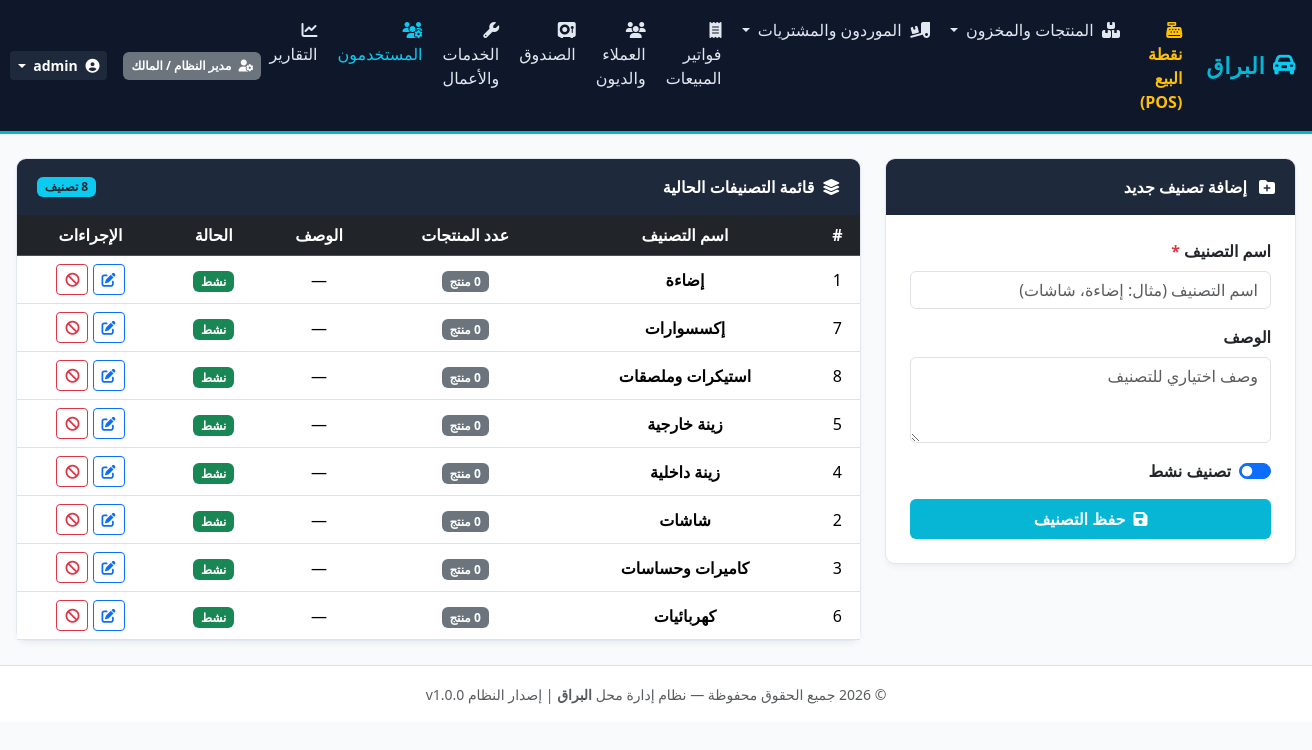
The app's page /catalog/categories/ (signed in) with its own data.
### apps/accounts/models.py (models this page shows, shortened)
class User(AbstractUser):
    role = models.CharField(
        max_length=30,
        choices=UserRole.choices,
        default=UserRole.CASHIER,
        verbose_name=_('الدور / الصلاحية')
    )
    phone = models.CharField(
        max_length=20,
        blank=True,
        null=True,
        verbose_name=_('رقم الهاتف')
    )
    created_at = models.DateTimeField(auto_now_add=True, verbose_name=_('تاريخ الإنشاء'))
    updated_at = models.DateTimeField(auto_now=True, verbose_name=_('تاريخ التحديث'))
    class Meta:
        verbose_name = _('مستخدم')
        verbose_name_plural = _('المستخدمون')
        ordering = ['-id']

### apps/products/models.py (models this page shows, shortened)
class Category(models.Model):
    name = models.CharField(max_length=100, unique=True, verbose_name=_('اسم التصنيف'))
    description = models.TextField(blank=True, null=True, verbose_name=_('وصف التصنيف'))
    is_active = models.BooleanField(default=True, verbose_name=_('فعال'))
    created_at = models.DateTimeField(auto_now_add=True, verbose_name=_('تاريخ الإنشاء'))
    class Meta:
        verbose_name = _('تصنيف')
        verbose_name_plural = _('التصنيفات')
        ordering = ['name']

### apps/products/views.py (the view)
# urls.py: path('categories/', views.category_list_view, name='category_list'),
@login_required
@role_required(UserRole.SHIFT_SUPERVISOR, UserRole.INVENTORY_CLERK)
def category_list_view(request):
    categories = Category.objects.all().order_by('name')
    if request.method == 'POST':
        form = CategoryForm(request.POST)
        if form.is_valid():
            form.save()
            messages.success(request, "تم إضافة التصنيف بنجاح.")
            return redirect('category_list')
        messages.error(request, "تعذر إضافة التصنيف. تحقق من البيانات المدخلة.")
    else:
        form = CategoryForm()
    return render(request, 'products/category_list.html', {
        'categories': categories,
        'form': form,
        'title': 'تصنيفات المنتجات — البراق'
    })

### apps/products/forms.py
class CategoryForm(forms.ModelForm):
    class Meta:
        model = Category
        fields = ['name', 'description', 'is_active']
        widgets = {
            'name': forms.TextInput(attrs={'class': 'form-control', 'placeholder': 'اسم التصنيف (مثال: إضاءة، شاشات)'}),
            'description': forms.Textarea(attrs={'class': 'form-control', 'rows': 3, 'placeholder': 'وصف اختياري للتصنيف'}),
            'is_active': forms.CheckboxInput(attrs={'class': 'form-check-input'}),
        }
        labels = {
            'name': 'اسم التصنيف',
            'description': 'الوصف',
            'is_active': 'تصنيف نشط',
        }

### apps/accounts/permissions.py (called while the page is built)
def role_required(*allowed_roles):
    def decorator(view_func):
        @wraps(view_func)
        def _wrapped_view(request, *args, **kwargs):
            if not request.user.is_authenticated:
                from django.contrib.auth.views import redirect_to_login
                return redirect_to_login(request.get_full_path())
            if request.user.is_superuser or request.user.role == UserRole.OWNER or request.user.role in allowed_roles:
                return view_func(request, *args, **kwargs)
            raise PermissionDenied("عذرًا! ليس لديك الصلاحية الكافية للوصول إلى هذه الشاشة أو تنفيذ هذه العملية.")
        return _wrapped_view
    return decorator

### apps/core/context_processors.py (called while the page is built)
def shop_settings(request):
    return {
        'SHOP_NAME': getattr(settings, 'SHOP_NAME', 'البراق'),
        'SHOP_TAGLINE': getattr(settings, 'SHOP_TAGLINE', 'إكسسوارات، زينة، وخدمات السيارات الفنية والملصقات'),
        'SHOP_PHONE': getattr(settings, 'SHOP_PHONE', '0500000000'),
    }

### templates/products/category_list.html (shortened to what this page needs)
{% extends 'layouts/base.html' %}
{% block content %}
<div class="row g-4">
    <div class="col-md-4">
        <div class="card card-alburaq">
            <div class="card-alburaq-header">
                    <i class="fa-solid fa-folder-plus me-2"></i>
                    {% if editing_category %}تعديل تصنيف{% else %}إضافة تصنيف جديد{% endif %}
            </div>
            <div class="card-body p-4">
                <form method="post" action="{% if editing_category %}{% url 'category_update' editing_category.pk %}{% else %}{% url 'category_list' %}{% endif %}">
                    <div class="mb-3">
                        <label class="form-label fw-bold">اسم التصنيف <span class="text-danger">*</span></label>
                        {{ form.name }}
                    </div>
                    <div class="mb-3">
                        <label class="form-label fw-bold">الوصف</label>
                        {{ form.description }}
                    </div>
                    <div class="mb-3">
                        <div class="form-check form-switch">
                            {{ form.is_active }}
                            <label class="form-check-label fw-bold me-2" for="{{ form.is_active.id_for_label }}">تصنيف نشط</label>
                        </div>
                    </div>
                    <button type="submit" class="btn btn-alburaq w-100 fw-bold">
                        <i class="fa-solid fa-save me-1"></i>
                        {% if editing_category %}حفظ التعديلات{% else %}حفظ التصنيف{% endif %}
                    </button>
                </form>
            </div>
        </div>
    </div>
    <div class="col-md-8">
        <div class="card card-alburaq">
            <div class="card-alburaq-header d-flex justify-content-between align-items-center">
                <span><i class="fa-solid fa-layer-group me-2"></i>قائمة التصنيفات الحالية</span>
                <span class="badge bg-info text-dark">{{ categories.count }} تصنيف</span>
            </div>
            <div class="card-body p-0">
                <div class="table-responsive">
                    <table class="table table-hover align-middle mb-0 text-center">
                        <thead class="table-dark">
                            <tr>
                                <th>#</th>
                                <th>اسم التصنيف</th>
                                <th>عدد المنتجات</th>
                                <th>الوصف</th>
                                <th>الحالة</th>
                                <th>الإجراءات</th>
                            </tr>
                        </thead>
                        <tbody>
                            {% for cat in categories %}
                            <tr>
                                <td>{{ cat.id }}</td>
                                <td class="fw-bold text-navy">{{ cat.name }}</td>
                                <td><span class="badge bg-secondary">{{ cat.products.count }} منتج</span></td>
                                <td>{{ cat.description|default:"—" }}</td>
                                <td>
                                    {% if cat.is_active %}
                                        <span class="badge bg-success">نشط</span>
                                    {% else %}
                                        <span class="badge bg-danger">غير نشط</span>
                                    {% endif %}
                                </td>
                                <td class="text-nowrap">
                                    <a href="{% url 'category_update' cat.pk %}" class="btn btn-sm btn-outline-primary" title="تعديل التصنيف">
                                        <i class="fa-solid fa-pen-to-square"></i>
                                    </a>
                                    <form method="post" action="{% url 'category_toggle_active' cat.pk %}" class="d-inline">
                                        <button type="submit" class="btn btn-sm {% if cat.is_active %}btn-outline-danger{% else %}btn-outline-success{% endif %}" title="{% if cat.is_active %}تعطيل التصنيف{% else %}تفعيل التصنيف{% endif %}">
                                            <i class="fa-solid fa-{% if cat.is_active %}ban{% else %}check{% endif %}"></i>
                                        </button>
                                    </form>
                                </td>
                            </tr>
                            {% empty %}
                            <tr>
                                <td colspan="6" class="py-4 text-muted">لا توجد تصنيفات مضافة حتى الآن.</td>
                            </tr>
                            {% endfor %}
                        </tbody>
                    </table>
                </div>
            </div>
        </div>
    </div>
</div>
{% endblock %}

### templates/layouts/base.html (shortened to what this page needs)
<!DOCTYPE html>
<html lang="ar" dir="rtl">
<head>
    <link rel="stylesheet" href="https://cdn.jsdelivr.net/npm/bootstrap@5.3.3/dist/css/bootstrap.rtl.min.css">
    <link rel="stylesheet" href="https://cdnjs.cloudflare.com/ajax/libs/font-awesome/6.5.1/css/all.min.css">
    <link rel="stylesheet" href="/static/css/alburaq_custom.css">
</head>
<body>
    <nav class="navbar navbar-expand-lg navbar-alburaq sticky-top">
        <div class="container-fluid px-3">
            <a class="navbar-brand d-flex align-items-center gap-2" href="{% url 'home' %}">
                <i class="fa-solid fa-car-rear text-info"></i>
                <span>{{ SHOP_NAME }}</span>
            </a>
            <div class="collapse navbar-collapse" id="alburaqNavbar">
                {% if user.is_authenticated %}
                <ul class="navbar-nav me-auto mb-2 mb-lg-0 gap-1">
                    <li class="nav-item">
                        <a class="nav-link text-warning fw-bold" href="{% url 'pos' %}">
                            <i class="fa-solid fa-cash-register me-1"></i> نقطة البيع (POS)
                        </a>
                    </li>
                    <li class="nav-item dropdown">
                        <a class="nav-link dropdown-toggle" href="#" data-bs-toggle="dropdown">
                            <i class="fa-solid fa-boxes-stacked me-1"></i> المنتجات والمخزون
                        </a>
                    </li>
                    {% if user.is_superuser or user.role == 'OWNER' or user.role == 'SHIFT_SUPERVISOR' %}
                    <li class="nav-item dropdown">
                        <a class="nav-link dropdown-toggle" href="#" data-bs-toggle="dropdown">
                            <i class="fa-solid fa-truck-ramp-box me-1"></i> الموردون والمشتريات
                        </a>
                    </li>
                    {% endif %}
                    {% if user.is_superuser or user.role == 'OWNER' or user.role == 'SHIFT_SUPERVISOR' or user.role == 'CASHIER' %}
                    <li class="nav-item">
                        <a class="nav-link" href="{% url 'sale_list' %}">
                            <i class="fa-solid fa-receipt me-1"></i> فواتير المبيعات
                        </a>
                    </li>
                    {% endif %}
                    {% if user.is_superuser or user.role == 'OWNER' or user.role == 'SHIFT_SUPERVISOR' %}
                    <li class="nav-item">
                        <a class="nav-link" href="{% url 'customer_list' %}">
                            <i class="fa-solid fa-users me-1"></i> العملاء والديون
                        </a>
                    </li>
                    {% endif %}
                    <li class="nav-item">
                        <a class="nav-link" href="#">
                            <i class="fa-solid fa-vault me-1"></i> الصندوق
                        </a>
                    </li>
                    <li class="nav-item">
                        <a class="nav-link" href="#">
                            <i class="fa-solid fa-wrench me-1"></i> الخدمات والأعمال
                        </a>
                    </li>
                    {% if user.is_superuser or user.role == 'OWNER' %}
                    <li class="nav-item">
                        <a class="nav-link text-info" href="{% url 'user_list' %}">
                            <i class="fa-solid fa-users-gear me-1"></i> المستخدمون
                        </a>
                    </li>
                    {% endif %}
                    <li class="nav-item">
                        <a class="nav-link" href="#">
                            <i class="fa-solid fa-chart-line me-1"></i> التقارير
                        </a>
                    </li>
                </ul>
                <div class="d-flex align-items-center gap-3">
                    <span class="badge bg-secondary p-2">
                        <i class="fa-solid fa-user-gear me-1"></i> {{ user.get_role_display }}
                    </span>
                    <div class="dropdown">
                        <button class="btn btn-navy btn-sm dropdown-toggle text-white fw-bold" type="button" data-bs-toggle="dropdown" aria-expanded="false">
                            <i class="fa-solid fa-circle-user me-1"></i> {{ user.username }}
                        </button>
                    </div>
                </div>
                {% else %}
                <div class="ms-auto">
                    <a href="{% url 'login' %}" class="btn btn-alburaq btn-sm">
                        <i class="fa-solid fa-right-to-bracket me-1"></i> تسجيل الدخول
                    </a>
                </div>
                {% endif %}
            </div>
        </div>
    </nav>
    <main class="container-fluid py-4 px-3">
        {% block content %}{% endblock %}
    </main>
    <footer class="footer mt-auto py-3 bg-white border-top text-center text-muted">
        <div class="container">
            <small>© 2026 جميع الحقوق محفوظة — نظام إدارة محل <strong>{{ SHOP_NAME }}</strong> | إصدار النظام v1.0.0</small>
        </div>
    </footer>
</body>
</html>

### static/css/alburaq_custom.css (style rules this page uses)
:root { --alburaq-navy-dark: #0f172a; --alburaq-navy: #1e293b; --alburaq-navy-light: #334155; --alburaq-cyan: #06b6d4; --alburaq-cyan-dark: #0891b2; --alburaq-cyan-light: #67e8f9; --alburaq-bg: #f8fafc; --alburaq-card-bg: #ffffff; --alburaq-text: #1e293b; --alburaq-muted: #64748b; --alburaq-success: #10b981; --alburaq-warning: #f59e0b; --alburaq-danger: #ef4444; }
body { font-family: 'Segoe UI', Tahoma, Geneva, Verdana, sans-serif; direction: rtl; text-align: right; background-color: var(--alburaq-bg); color: var(--alburaq-text); margin: 0; padding: 0; }
.navbar-alburaq { background-color: var(--alburaq-navy-dark); border-bottom: 3px solid var(--alburaq-cyan); }
.navbar-alburaq .navbar-brand { color: #ffffff; font-weight: 700; font-size: 1.4rem; letter-spacing: 0.5px; }
.navbar-alburaq .navbar-brand span { color: var(--alburaq-cyan); }
.navbar-alburaq .nav-link { color: #e2e8f0; font-weight: 500; padding: 0.6rem 1rem; transition: all 0.2s ease; }
.btn-alburaq { background-color: var(--alburaq-cyan); color: #ffffff; font-weight: 600; border: none; padding: 0.5rem 1.25rem; border-radius: 6px; transition: background-color 0.2s ease; }
.btn-navy { background-color: var(--alburaq-navy); color: #ffffff; font-weight: 600; border: none; }
.card-alburaq { background-color: var(--alburaq-card-bg); border: 1px solid #e2e8f0; border-radius: 10px; box-shadow: 0 4px 6px -1px rgba(0, 0, 0, 0.05); }
.card-alburaq-header { background-color: var(--alburaq-navy); color: #ffffff; padding: 1rem 1.25rem; border-top-left-radius: 9px; border-top-right-radius: 9px; font-weight: 700; }

### records on screen
User: last_name "البراق", role "مدير النظام / المالك", username "admin"
Category: id "1", name "إضاءة", products.count "0", description "—", is_active "نشط"
Category: id "7", name "إكسسوارات", products.count "0", description "—", is_active "نشط"
Category: id "8", name "استيكرات وملصقات", products.count "0", description "—", is_active "نشط"
Category: id "5", name "زينة خارجية", products.count "0", description "—", is_active "نشط"
Category: id "4", name "زينة داخلية", products.count "0", description "—", is_active "نشط"
Category: id "2", name "شاشات", products.count "0", description "—", is_active "نشط"
Category: id "3", name "كاميرات وحساسات", products.count "0", description "—", is_active "نشط"
Category: id "6", name "كهربائيات", products.count "0", description "—", is_active "نشط"

### other values on screen
{{ categories.count }} "8"
